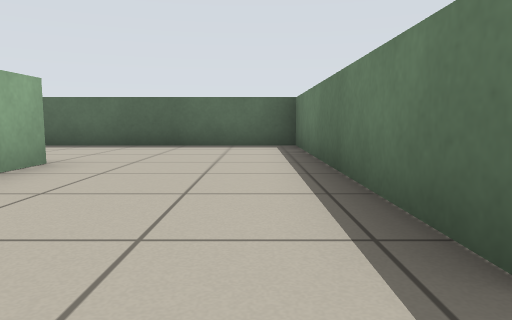
[1] (above)

24 first-person views from a walk through a robot-simulator world made for Stage. The camera is 0.5 m above the floor, tilts 6° down and sees 70° across. The lines on the ground mark 1 m squares. The floor is counted in squares, 1 m on a side. Each view is taken from the middle of a square. On the plan, view 1 faces up. The plan holds only what a view shows up to about 9 squares ahead; the rest is blank. The place goes on beyond the plan. The robots in the file are not drawn.

[2]
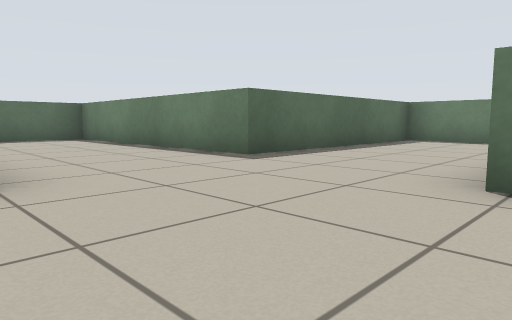

[3]
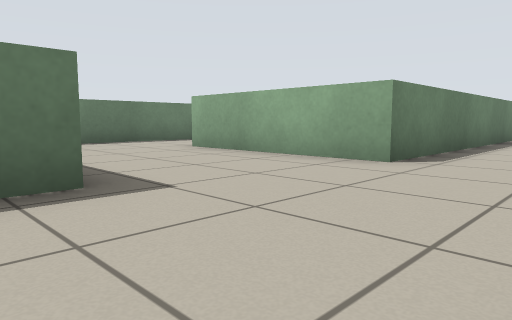

[4]
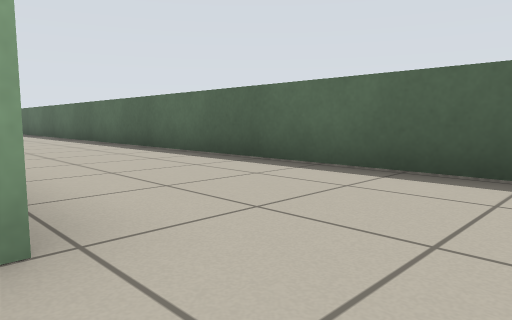

[5]
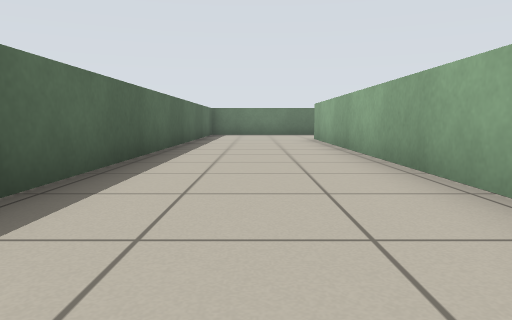

[6]
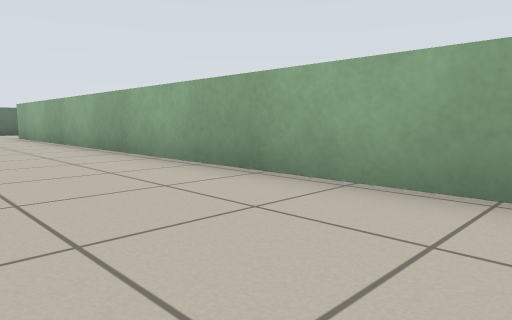

[7]
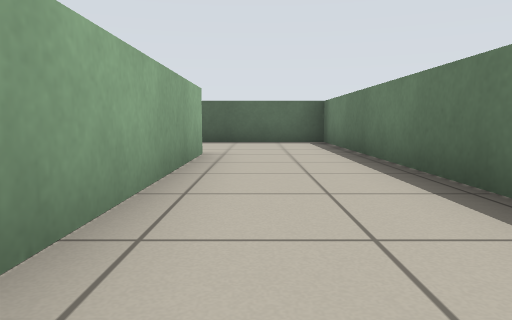

[8]
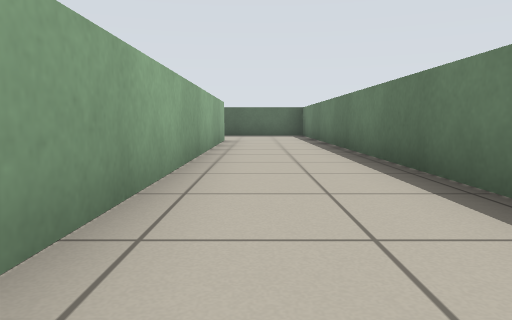

[9]
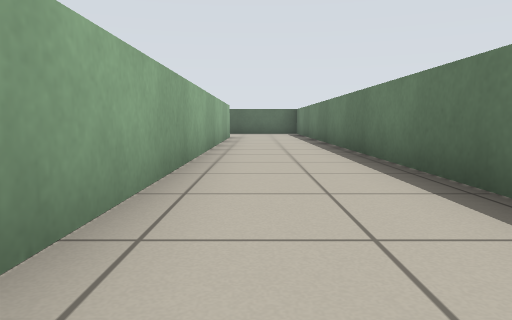

[10]
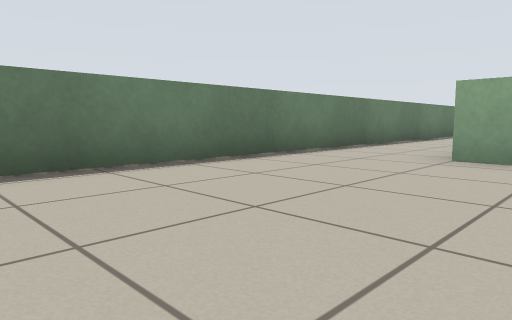

[11]
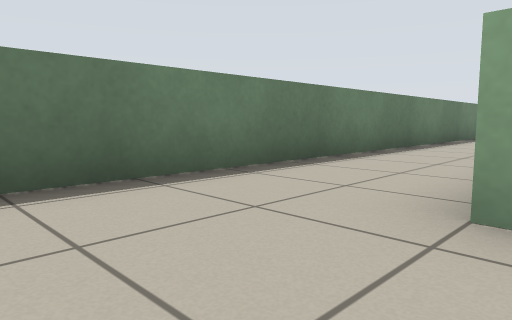

[12]
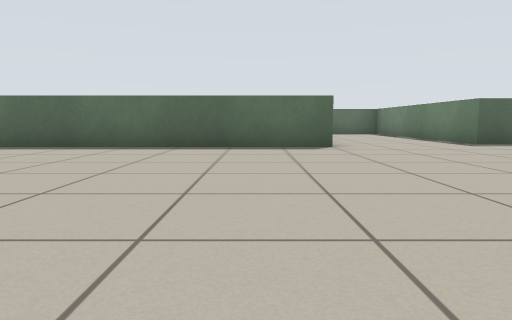

[13]
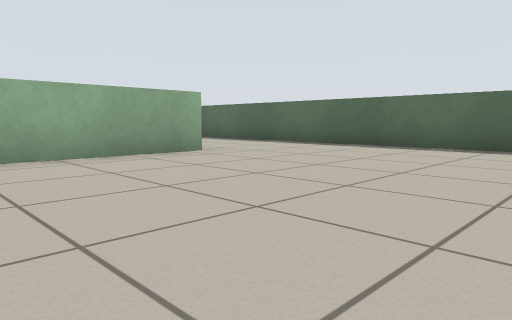

[14]
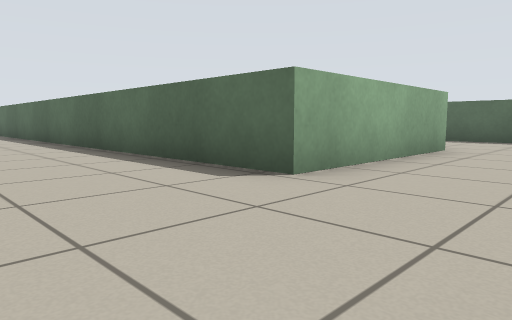

[15]
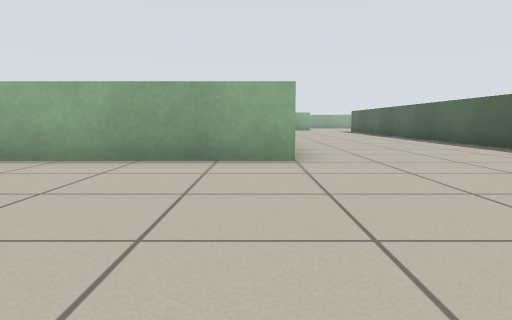

[16]
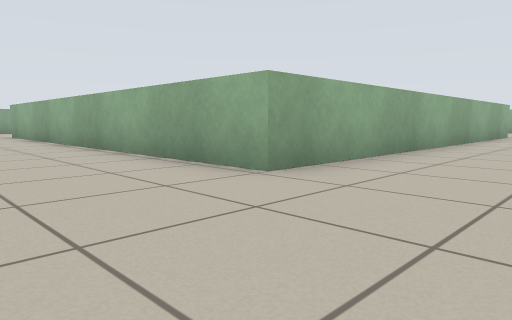

[17]
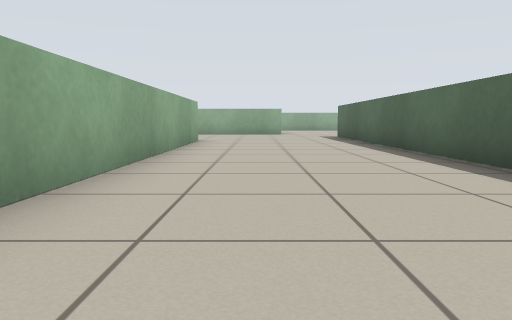

[18]
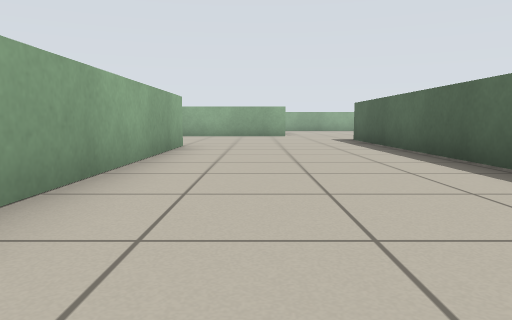

[19]
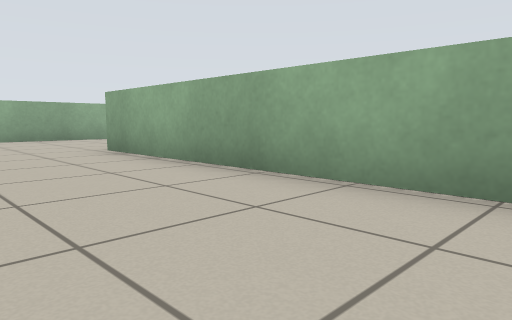

[20]
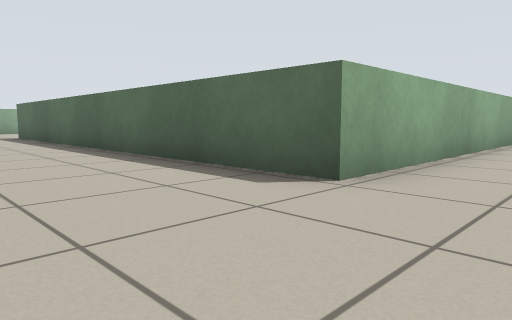

[21]
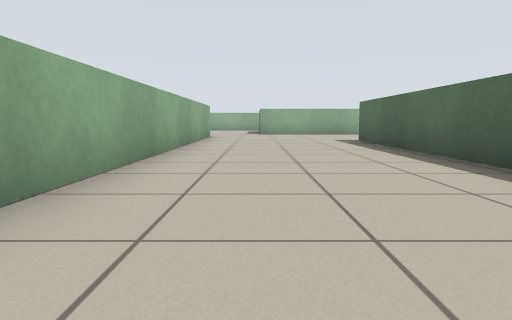

[22]
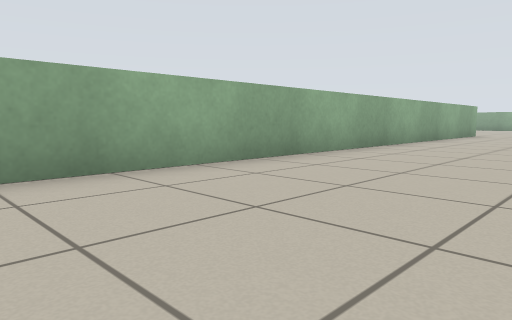

[23]
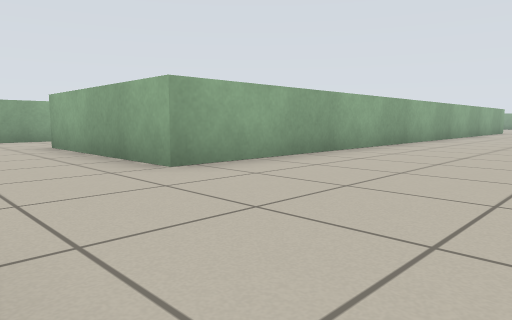

[24]
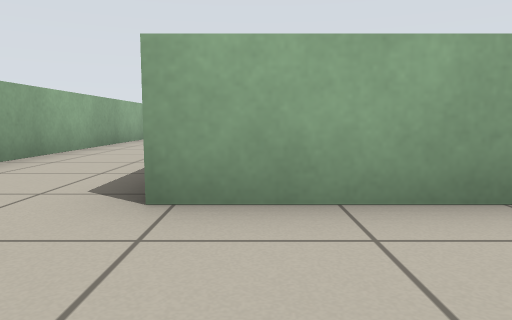

### Floor plan
Key: @ floor where view 1 was taken; # wall or solid block; . floor; = window, fence, low wall or low ledge.
Columns run from 24 left of view 1 to 7 right of it. Each row starts with its distance up from view 1.
  8              #############
  7          ................#
  6          ................#
  5          ................#
  4          #############...#
  3                       ...#
  2                       ...##
  1                       ...======#
  0               ========..@......#
 -1              ..................#
 -2              ..................#
 -3               =.........=####..#
 -4               #=........=#  #..#
 -5                =........=   #..#
 -6               #=........=   #..#
 -7 ###############=........=   #..#
 -8 ..................   ...=   #..#
 -9 ..................   =..=   #..#
-10 ..................    ..=   #..#
-11 .................     ..=   #..#
-12 ..###########.....    ..=   #..#
-13             #....     ..=   #..
-14             #...       .=    .
-15             #..        .=
-16             #...       .=
-17             #...        =
-18             #...
-19             #...
-20             #..
-21             #..
-22   ###########..
-23   ................
-24   ................
-25   ................
-26   ................
-27   #############=.
-28               #=.
-29                =.
-30                =..
-31             .....
-32           ......
-33         ===== ==

Positions as (right, up) in squares from view 1, and headings:
1: (0, 0), facing up
2: (-3, -3), facing up-right
3: (-2, 2), facing down-right
4: (-1, 4), facing up-left
5: (-13, 6), facing right
6: (-15, 7), facing down-right
7: (5, -8), facing up
8: (5, -12), facing up
9: (5, -14), facing up
10: (-4, -4), facing down-right
11: (-3, -7), facing down-right
12: (-4, -7), facing up
13: (-4, -7), facing up-left
14: (-7, -10), facing up-left
15: (-7, -12), facing left
16: (-9, -9), facing down-left
17: (-13, -10), facing left
18: (-15, -10), facing left
19: (-9, -16), facing down-left
20: (-10, -25), facing up-left
21: (-13, -25), facing left
22: (-11, -23), facing down-left
23: (-7, -23), facing down-left
24: (-7, -30), facing left
